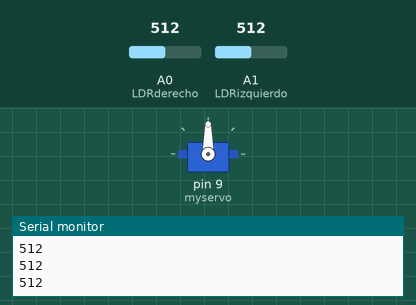
Simulated run of this sketch. Board: Arduino Uno, built with avr-gcc and run on an emulated ATmega328P. On the bench: servo, the last lines printed to the serial monitor. The test bench sets the inputs (shaded band); at power-on: A1 (LDRizquierdo) = 512, A0 (LDRderecho) = 512.

Above: at 1.2 s.
1.3 s: A1 (LDRizquierdo) set to 604
2.8 s: A1 (LDRizquierdo) set to 630
At 3.19 s:
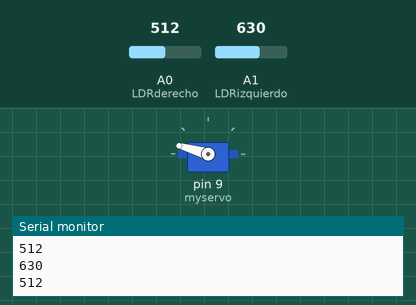
At 3.7 s:
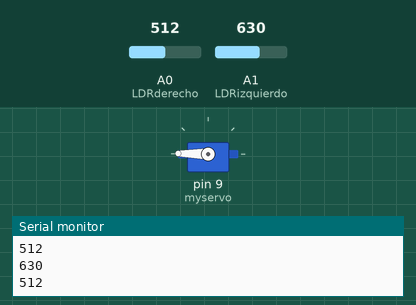
Timing chart, 0 to 5.8 s (numbered marks = the images above; inputs shaded):
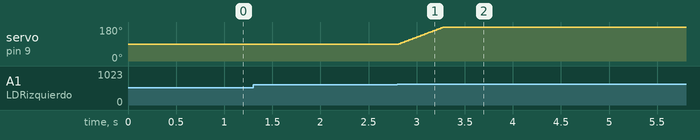

The sketch:

Girasol.ino
```cpp
#include <Servo.h>
Servo myservo;
int pos = 90;
int LDRizquierdo = 1;
int LDRderecho = 0;
int izquierda = 0;
int derecha = 0;
void setup()
{
  Serial.begin(9600);
  myservo.attach(9);
}
void loop()
{
  izquierda = analogRead(LDRizquierdo);
  derecha = analogRead(LDRderecho);
  Serial.println(izquierda);
  Serial.println(derecha);
  if (izquierda > (derecha +110))
  {
    if (pos < 179)
    {
      pos=pos+1;
    }
    myservo.write(pos);
  }
  if (izquierda > (derecha +110))
  {
    if (pos < 179)
    {
      pos=pos+1;
    }
    myservo.write(pos);
  }
}
```

Measured:
- the behaviour switches between 622 and 623 on A1 (LDRizquierdo) (found by bisection; images 0 and 1)
- after the input at 2.8 s, servo on pin 9 (myservo): moves from 90° to 179° over 0.46 s, starting at once
